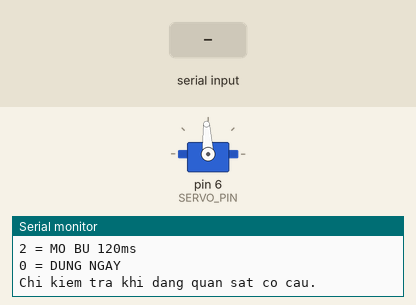
Simulated run of this sketch. Board: Arduino Uno, built with avr-gcc and run on an emulated ATmega328P. Parts: servo, the last lines printed to the serial monitor. The inputs (shaded band) are chosen by the test bench.

Above: at 1.2 s.
1.3 s: "4\n" received over Serial
At 2.1 s:
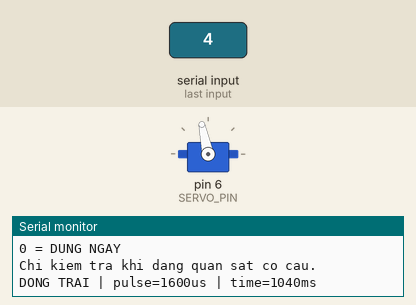
3.8 s: byte 51 ('3') received over Serial
At 4.5 s:
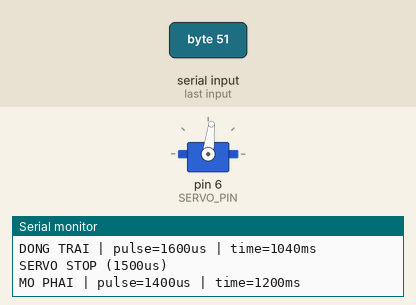
5.3 s: byte 49 ('1') received over Serial
At 6.4 s:
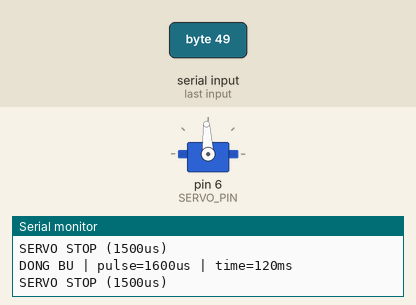
6.8 s: byte 50 ('2') received over Serial
At 7.5 s:
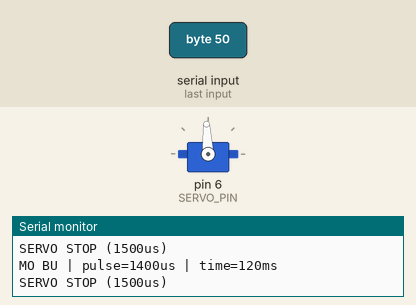
Timing chart, 0 to 9.3 s (numbered marks = the images above; inputs shaded):
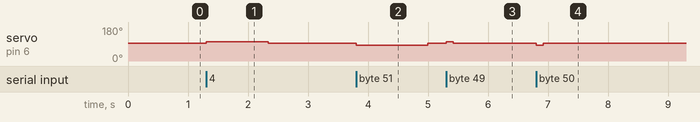

Measured:
- after the input at 1.3 s, servo on pin 6 (SERVO_PIN): 93° → 102° at once, → 93° 1.0 s later
- after the input at 3.8 s, servo on pin 6 (SERVO_PIN): 93° → 83° at once, → 93° 1.2 s later
- after the input at 5.3 s, servo on pin 6 (SERVO_PIN): 93° → 102° at once, → 93° 0.12 s later
- after the input at 6.8 s, servo on pin 6 (SERVO_PIN): 93° → 83° at once, → 93° 0.12 s later

The sketch:

FOR_CAT_UNO_D6_SERVO_CALIBRATED.ino
```cpp
#include <Servo.h>

// FOR_CAT - Thu servo quay lien tuc tren Arduino UNO
// Da thu tren co cau that: mo sang PHAI, dong sang TRAI.
// Signal D6. Servo dung nguon 5-6V NGOAI, GND chung voi UNO.

Servo feederServo;

constexpr byte SERVO_PIN = 6;
constexpr int STOP_US  = 1500;
constexpr int OPEN_US  = 1400;    // Chieu mo sang PHAI da xac nhan
constexpr int CLOSE_US = 1600;    // Chieu dong sang TRAI da xac nhan

constexpr unsigned long OPEN_MS = 1200;  // 6 x 200 ms
constexpr unsigned long CLOSE_MS = 1040; // 4 x 200 ms + 2 x 120 ms
constexpr unsigned long FINE_MS = 120;

bool moving = false;
unsigned long moveStart = 0;
unsigned long moveFor = 0;

void stopServo() {
  feederServo.writeMicroseconds(STOP_US);
  moving = false;
  Serial.println(F("SERVO STOP (1500us)"));
}

void startMove(int pulseUs, unsigned long durationMs, const __FlashStringHelper* label) {
  if (moving) {
    Serial.println(F("DANG CHAY. BAM 0 NEU CAN DUNG NGAY."));
    return;
  }
  feederServo.writeMicroseconds(pulseUs);
  moveStart = millis();
  moveFor = durationMs;
  moving = true;

  Serial.print(label);
  Serial.print(F(" | pulse="));
  Serial.print(pulseUs);
  Serial.print(F("us | time="));
  Serial.print(durationMs);
  Serial.println(F("ms"));
}

void printMenu() {
  Serial.println(F("=== FOR_CAT UNO SERVO D6 - CALIBRATION ==="));
  Serial.println(F("3 = MO SANG PHAI (1400us, 1200ms)"));
  Serial.println(F("4 = DONG SANG TRAI (1600us, 1040ms)"));
  Serial.println(F("1 = DONG BU 120ms"));
  Serial.println(F("2 = MO BU 120ms"));
  Serial.println(F("0 = DUNG NGAY"));
  Serial.println(F("Chi kiem tra khi dang quan sat co cau."));
}

void setup() {
  Serial.begin(115200);
  feederServo.attach(SERVO_PIN);
  feederServo.writeMicroseconds(STOP_US);
  printMenu();
}

void loop() {
  // Nhan lenh lien tuc de co the dung khan cap trong khi dang quay.
  while (Serial.available() > 0) {
    const char cmd = (char)Serial.read();
    if (cmd == '\n' || cmd == '\r' || cmd == ' ') continue;

    switch (cmd) {
      case '0':
        stopServo();
        break;
      case '3':
        startMove(OPEN_US, OPEN_MS, F("MO PHAI"));
        break;
      case '4':
        startMove(CLOSE_US, CLOSE_MS, F("DONG TRAI"));
        break;
      case '1':
        startMove(CLOSE_US, FINE_MS, F("DONG BU"));
        break;
      case '2':
        startMove(OPEN_US, FINE_MS, F("MO BU"));
        break;
      default:
        Serial.println(F("LENH KHONG HOP LE"));
        printMenu();
        break;
    }
  }

  if (moving && (millis() - moveStart >= moveFor)) {
    stopServo();
  }
}
```
